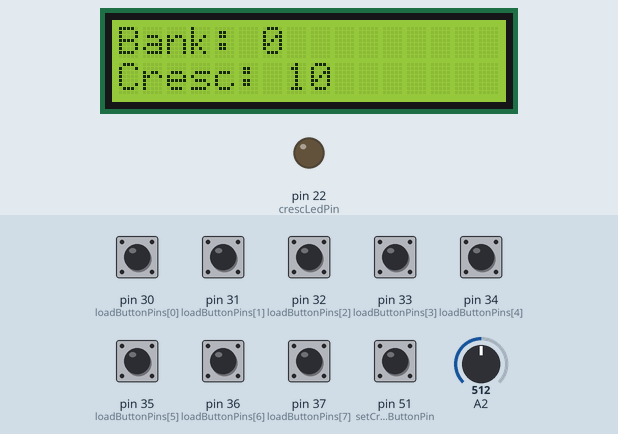
Simulated run of this sketch. Board: Arduino Mega 2560, built with avr-gcc and run on an emulated ATmega2560. Parts: 16×2 character LCD, output pins drawn as LEDs (lit = HIGH). The test bench sets the inputs (shaded band); at power-on: pin 30 (loadButtonPins[0]), pin 31 (loadButtonPins[1]), pin 32 (loadButtonPins[2]), pin 33 (loadButtonPins[3]), pin 34 (loadButtonPins[4]), pin 35 (loadButtonPins[5]), pin 36 (loadButtonPins[6]), pin 37 (loadButtonPins[7]), pin 51 (setCrescButtonPin) HIGH, A2 = 512. Storage starts empty; pins used as bus, display or sensor lines are not drawn.

Above: at 1.2 s.
1.3 s: pin 51 (setCrescButtonPin) pulled LOW for 0.15 s
At 1.53 s:
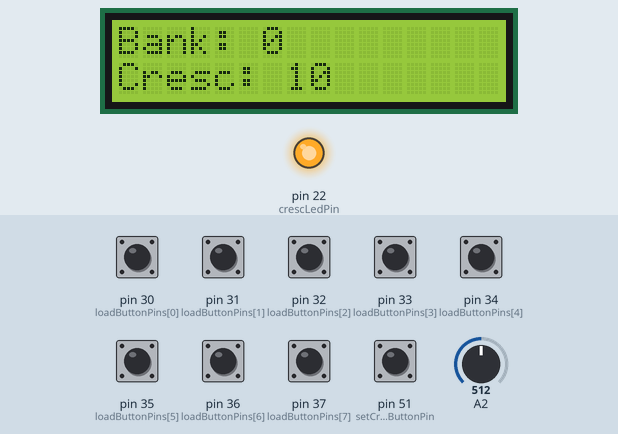
3.2 s: A2 set to 716
At 4.2 s:
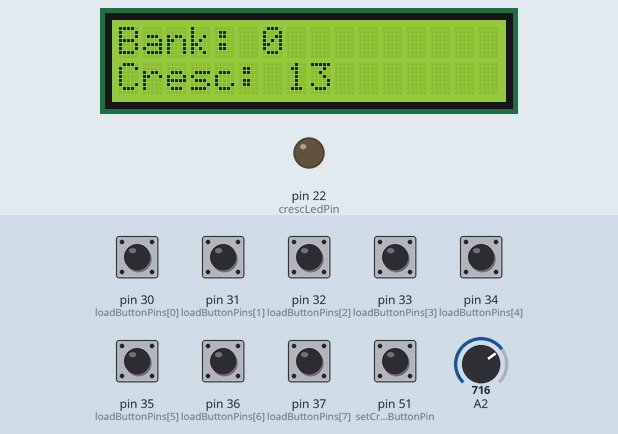
4.7 s: pin 30 (loadButtonPins[0]) pulled LOW for 0.15 s
At 5.5 s:
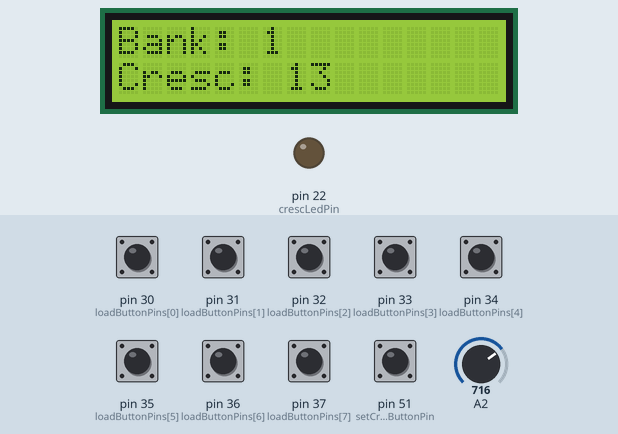
6.3 s: pin 31 (loadButtonPins[1]) pulled LOW for 0.15 s
At 7.5 s:
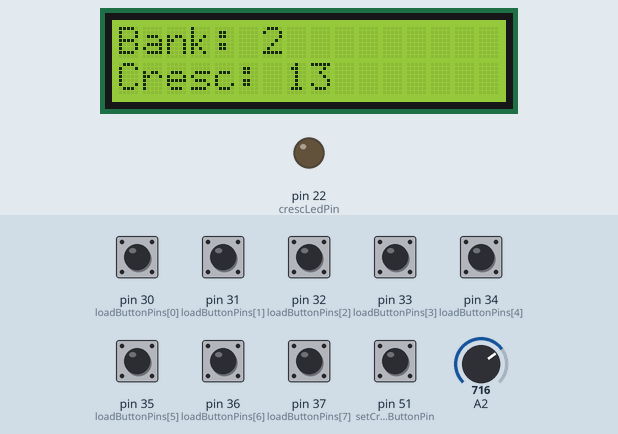
7.9 s: pin 32 (loadButtonPins[2]) pulled LOW for 0.15 s
At 8.5 s:
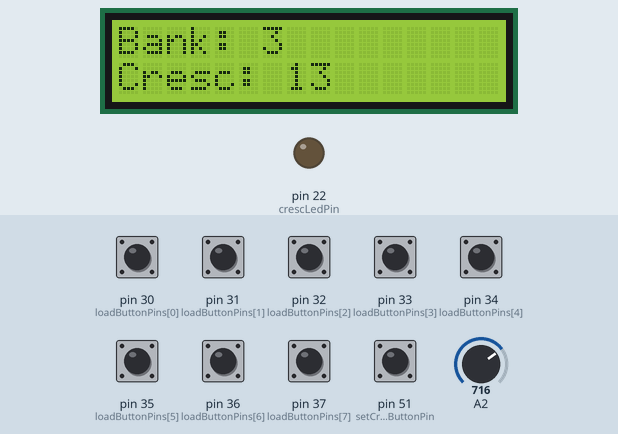
9.5 s: pin 33 (loadButtonPins[3]) pulled LOW for 0.15 s
At 10.9 s:
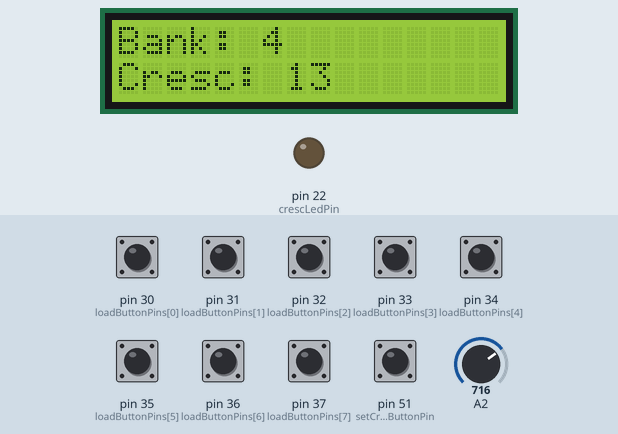
Timing chart, 0 to 12.1 s (numbered marks = the images above; inputs shaded):
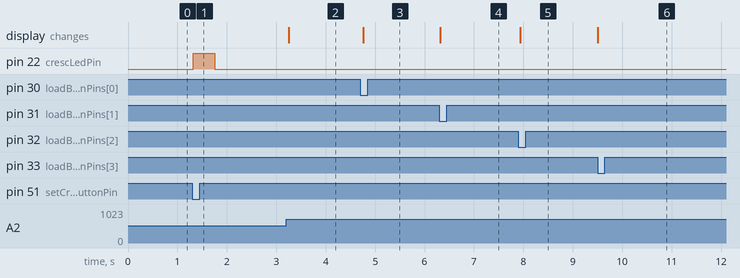

The sketch:

Wlonczanie_diod_odczyt_z_SD_chatGPT_ver8.ino
```cpp
/* Ten kod obsługuje 32 LED i 32 przyciski w macierzy 8x8.
Przyciski włączania/wyłączania LED są obsługiwane w pętli głównej loop(),
a przyciski dodatkowe (cresc, save, plus, minus) są obsługiwane
w bloku if-else z warunkiem sprawdzającym stan przycisku cresc.

Proszę zauważyć, że kod ten zakłada istnienie odpowiednich
pinów na Arduino Mega dla 32 LED, 32 przycisków, przycisków dodatkowych
 oraz diody crescLed. Upewnij się, że piny są poprawnie przypisane
 i podłączone do odpowiednich elementów sprzętowych.

 WERSJA 0.8
*/

#include <SPI.h>
#include <LiquidCrystal.h>
#include <SD.h>

const int numRows = 8; // liczba wierszy w macierzy przycisków
const int numCols = 8; // liczba kolumn w macierzy przycisków

// Definicje pinów dla macierzy przycisków
int rowPins[numRows] = {2, 3, 4, 5, 6, 7, 8, 9};
int colPins[numCols] = {10, 11, 12, 13, A0, A3, A4, A5};

// Definicje pinów dla przycisku 'Set' i LED 'crescLed'
const int setCrescButtonPin = 51;
const int crescLedPin = 22;

// Definicje pinów dla przycisków odczytu z karty SD
int loadButtonPins[8] = {30, 31, 32, 33, 34, 35, 36, 37};

// Definicje innych zmiennych globalnych
int bank = 0;
int crescendo = 0;
LiquidCrystal lcd(40, 41, 42, 43, 44, 45, 46);

void setup() {
  // Inicjalizacja wyświetlacza LCD
  lcd.begin(16, 2);
  lcd.print("Bank: ");
  lcd.setCursor(0, 1);
  lcd.print("Cresc: 0");

  // Inicjalizacja pinów macierzy przycisków
  for (int row = 0; row < numRows; row++) {
    pinMode(rowPins[row], OUTPUT);
    digitalWrite(rowPins[row], HIGH);
  }
  for (int col = 0; col < numCols; col++) {
    pinMode(colPins[col], INPUT_PULLUP);
  }

  // Inicjalizacja pinów przycisków 'Set' i 'crescLed'
  pinMode(setCrescButtonPin, INPUT_PULLUP);
  pinMode(crescLedPin, OUTPUT);

  // Inicjalizacja pinów przycisków odczytu z karty SD
  for (int i = 0; i < 8; i++) {
    pinMode(loadButtonPins[i], INPUT_PULLUP);
  }

  // Inicjalizacja karty SD
  if (!SD.begin(53)) {
    lcd.setCursor(0, 1);
    lcd.print("SD Card Error");
    while (1);
  }
}

void loop() {
  // Odczyt wartości zmiennej crescendo z potencjometru
  int crescValue = analogRead(A2);
  crescendo = map(crescValue, 0, 1023, 0, 20);

  // Obsługa przycisku 'Set' i LED 'crescLed'
  if (digitalRead(setCrescButtonPin) == LOW) {
    digitalWrite(crescLedPin, HIGH);
    saveLEDState();
  } else {
    digitalWrite(crescLedPin, LOW);
  }

  // Obsługa przycisków odczytu z karty SD
  for (int i = 0; i < 8; i++) {
    if (digitalRead(loadButtonPins[i]) == LOW) {
      bank = i + 1;
      loadLEDState();
      break;
    }
  }

  // Aktualizacja wyświetlacza LCD
  lcd.setCursor(6, 0);
  lcd.print(bank);
  lcd.setCursor(7, 1);
  lcd.print("    ");
  lcd.setCursor(7, 1);
  lcd.print(crescendo);

  // Opóźnienie dla debouncingu przycisków
  delay(50);
}

void saveLEDState() {
  // Zapis stanu 32 LED do plików na karcie SD
  for (int i = 0; i < 32; i++) {
    String fileName = "cresc" + String(crescendo) + "file" + String(i + 1) + ".txt";
    File file = SD.open(fileName, FILE_WRITE);
    if (file) {
      file.println("LED state: ON");
      file.close();
    }
  }
}

void loadLEDState() {
  // Odczyt stanu LED z odpowiedniego pliku na karcie SD
  String fileName = "bank" + String(bank) + "file" + String(crescendo) + ".txt";
  File file = SD.open(fileName);
  if (file) {
    while (file.available()) {
      String line = file.readStringUntil('\n');
      if (line == "LED state: ON") {
        // Włącz LED
        // ...
      } else if (line == "LED state: OFF") {
        // Wyłącz LED
        // ...
      }
    }
    file.close();
  }
}
```

Measured:
- after the input at 1.3 s, pin 22 (crescLedPin): LOW → HIGH at once, → LOW 0.43 s later
- after the input at 3.2 s, the display: changes after 0.05 s (image 2)
- after the input at 4.7 s, the display: changes after 0.06 s (image 3)
- after the input at 6.3 s, the display: changes at once (image 4)
- after the input at 7.9 s, the display: changes at once (image 5)
- after the input at 9.5 s, the display: changes at once (image 6)
